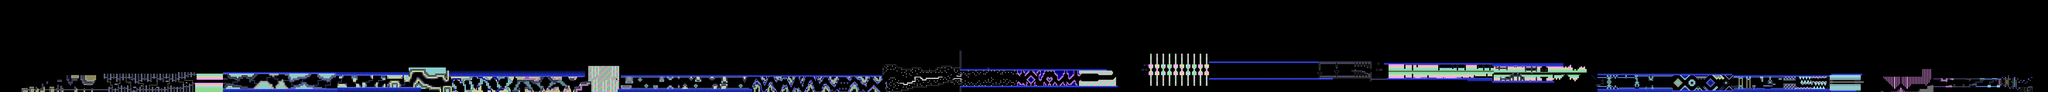

A level layout from a 2D game, rendered from its tile map. Below: a short description, then the map file with tile-grid data replaced by summaries:
An orthogonal 1323x60 tile map with 16x16 px tiles, 2 tile layers (l2, l1), 2 tilesets and 4168 objects.

<map version="1.10" tiledversion="1.11.2" orientation="orthogonal" renderorder="right-down" width="1323" height="60" tilewidth="16" tileheight="16" infinite="0" nextlayerid="8" nextobjectid="6535">
 <editorsettings>
  <export target="kaleidoscopic.json" format="json" />
 </editorsettings>
 <properties>
  <property name="BG" type="color" value="#ff000000" />
  <property name="Background Type" type="int" value="2" />
  <property name="COL1" type="color" value="#ff000000" />
  <property name="COL2" type="color" value="#ff000000" />
  <property name="COL3" type="color" value="#ffffffff" />
  <property name="COL4" type="color" value="#ffffffff" />
  <property name="Difficulty" value="INSANE_DEMON" />
  <property name="GROUND" type="color" value="#ff000000" />
  <property name="Gamemode" type="int" value="0" />
  <property name="Ground Type" type="int" value="0" />
  <property name="Level name" value="KALEIDOSCOPIC" />
  <property name="OBJ" type="color" value="#ffffffff" />
  <property name="Song" value="INFERNO" />
  <property name="Speed" type="int" value="1" />
  <property name="Stars" type="int" value="10" />
 </properties>
 <tileset firstgid="1" source="famidash.tsx" />
 <tileset firstgid="16385" source="sprites.tsx" />
 <layer id="4" name="l2" width="1323" height="60">
  <data>[79380 cells, 22272 non-empty, 468 distinct tile ids]</data>
 </layer>
 <layer id="1" name="l1" width="1323" height="60">
  <data>[79380 cells, 24744 non-empty, 328 distinct tile ids]</data>
 </layer>
 <objectgroup id="7" name="SP">
  <!-- 4168 objects omitted --></objectgroup>
</map>
<!-- 4168 of 4168 objects omitted -->
